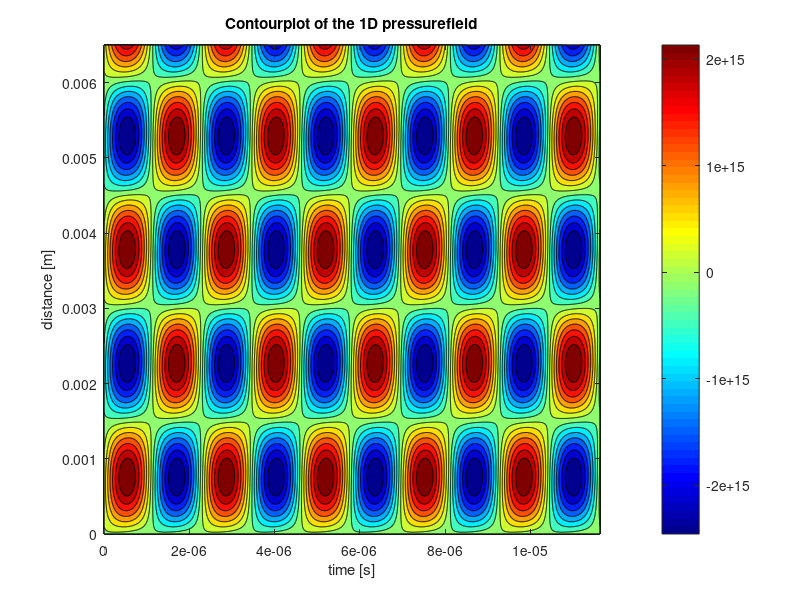
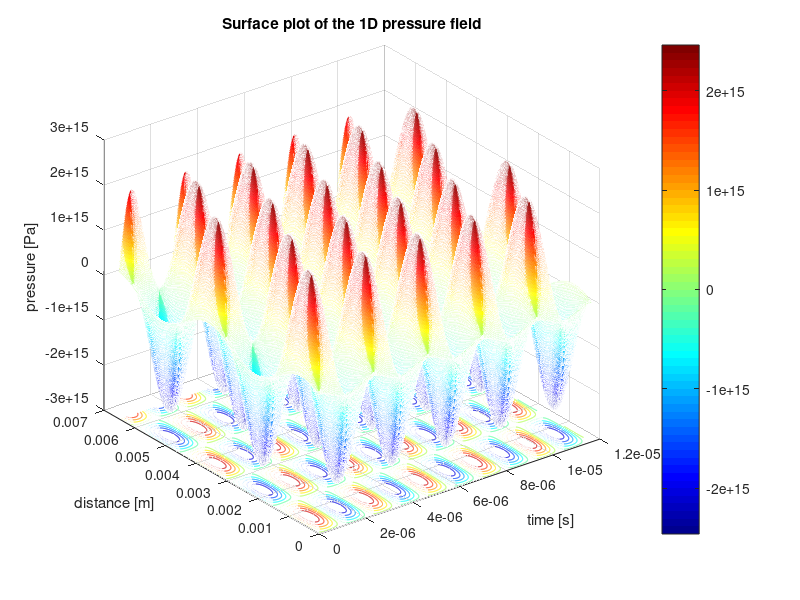

The MATLAB script that drew these images, in order:
close all;
clear all;
clc;
%% Parameter initialization

j = 1i;                                                                     % imaginary value
f = 4.3*10^5;                                                               % operating frequency [Hz]
omega = 2*pi*f;                                                             % operating frequency [rad/s] 
c_33 = 16.6*10^10;                                                          % Elastic compliance coefficient
c_n = c_33;                                                                 % Comes from the multilayer paper.
rho_n = 7.8*10^3;                                                           % density of the piezoelectric disc.
v_n = sqrt(c_n/rho_n);                                                      % wave speed of compressional waves in the piezoelectric plate
c_mn = v_n;                                                                 % sound velocity.
d_n = 2*10^-3;                                                              % thickness of the piezoelectric plate.
l_mn = d_n;                                                                 % thickness according to Sittig schwanzel.
f_mn = c_mn/(2*l_mn);                                                       % some specific frequency I guess.
%f_backing = c_backing/(2*l_backing);


gamma = omega * d_n/v_n;                                                    % 
eps_0=8.854*10^-12;          
eps_33=1200*eps_0;
s_33 = 14.2*10^-12;
d_33 = 265*10^-12;
h_33 = d_33/(s_33*eps_33);
k_n_squared = h_33^2 *eps_33/c_33;
k_squared = k_n_squared;
s = k_squared * sin(gamma)/gamma;
%gamma_mn = [pi*f/f_mn pi*f/f_backing];
r = 2.5*10^-3; 
S = pi*r^2;
C_0= S*eps_33/(d_n);
Z_0 = rho_n*v_n*S;
omega_mn = 2*pi*f_mn;
Z_mn = Z_0;
phi = sqrt(k_squared)*sqrt(omega_mn*c_mn*Z_mn/pi);
c = k_squared * (1-cos(gamma))/gamma;
A_mn = S;
Q_mn = rho_n;
Z_mn = A_mn * Q_mn; 

rho_Back = 7850;
c_Back = 3230;
r_Back = 2.5*10^-3;
S_Back = pi*r_Back^2;
Z_Back = rho_Back*c_Back*S_Back;  
Z_NB = Z_Back;       % not sure about this! As NB is the final layer, but front or back??

c_fluid = 1300;
Kin_Vis=32*10^-6; 




%% 4 port model matrix


T_11 = (cos(gamma) - s)/(1-s);
T_12 = (j*Z_0*(sin(gamma) - 2*c))/(1-s);
T_13 = -((cos(gamma) - 1)*phi)/(1-s);
T_14 = 0;
T_21 = (j*sin(gamma))/(Z_0*(1-s));
T_22 = (cos(gamma) - s)/(1-s);
T_23 = -(j*phi*sin(gamma))/(1-s);
T_24 = 0;
T_31 = 0;
T_32 = 0;
T_33 = 1;
T_34 = 0;
T_41 = -(j*sin(gamma))/(Z_0*(1-s)) * phi;
T_42 = -((cos(gamma) - 1)*phi)/(1-s);
T_43 = (j*omega*C_0)/(1-s);
T_44 = 1;

%% Intermediate layers (ex. glue layers, copper electrode, etceteraness)

r_copper = 2.5*10^-3;
A_copper = pi*r_copper^2;
rho_copper = 8920;
c_copper = 3570;
d_copper = 0.5*10^-3;
v_copper = sqrt(c_copper/rho_copper)

Z_copper = A_copper*rho_copper*c_copper;
gamma_copper = omega * d_copper/v_copper;

A_copper = [cos(gamma_copper) j*Z_copper*sin(gamma_copper); ...
    (j*sin(gamma_copper))/Z_copper cos(gamma_copper)];

rho_FP = 7850;
r_FP = 4.5*10^-3;
c_FP = 3230;
S_FP = pi*r_FP^2;
d_FP = 0.5*10^-3;
v_FP = sqrt(c_FP/rho_FP)

Z_FP = rho_FP*c_FP*S_FP;
gamma_FP = omega*d_FP/v_FP;

A_FP = [cos(gamma_FP) j*Z_FP*sin(gamma_FP); ...
    (j*sin(gamma_FP))/Z_FP cos(gamma_FP)];

A_m = A_copper;
A_b = A_m(1,1);
B_b = A_m(1,2);
C_b = A_m(2,1);
D_b = A_m(2,2);

Z_b = (A_b*Z_NB + B_b)/(C_b*Z_NB + D_b);

%% 2x2 matrices for parallel connection of piezoelectric layers

A_c = T_31 - T_33*(T_21*Z_b + T_11)/(T_23*Z_b + T_13);
B_c = T_32 - T_33*(T_22*Z_b + T_12)/(T_23*Z_b + T_13);
C_c = T_41 - T_43*(T_21*Z_b + T_11)/(T_23*Z_b + T_13);
D_c = T_42 - T_43*(T_22*Z_b + T_12)/(T_23*Z_b + T_13);

A_C = [A_c B_c; C_c D_c];

%% Final 2x2 matrix of Piezo stack

A_ps = A_C;
A = A_ps(1,1);
B = A_ps(1,2);
C = A_ps(2,1);
D = A_ps(2,2);


%% Sensitivity Functions

S_a=S;                               % effective face area of the transducer
rho_2=857;                           % density of the fluid ISO VG 32
c=1300;                              % compresisonal wave speed in fluid 
Z_r=S_a*c*rho_2;                     % Acoustic radiation impedance 


Z_E = (A*Z_r + B)/(C*Z_r + D);            % electrical input impedance
V_IL = Z_r/(A*Z_r + B);                   % voltage transfer ratio between input voltage and output force



V_M = 150;                                                                    % Input voltage
lambda =c_fluid/f;                                                                  % wavelength of the pressure field
F_surface = V_M * V_IL;                                                       % Total force on trasnducer surface
P_surface = F_surface/S;                                                  % pressure on the transducer surface

%% Translation to the 1D pressure field

damp_coeff =(2*Kin_Vis*omega^2)/(3*c_fluid^3);                                          % Damping coefficient for attenuation within the liquid
P_field = zeros(1000,1000);                                                   % A matrix is initialized for storing the (complex)
                                                                              % pressure values varying with time and distance.     
% A standing wave is produced by attenuation of the travelling wave and its 
% reflections resulting from rebounding at the boundaries (walls). During
% the reflection at the boundaries, energy is lost which can be represented
% by a reflection coefficient, which takes the number of reflections until
% total attenuation into account. There is distinguished between the
% reflection coefficient due to impact with the right and left wall.

R1 = 4.2736;                                                                % Left wall reflection coefficient.
R2 = 4.8295;                                                                % Right wall reflection coefficient.

t = linspace(0,10*pi/omega,1000);                                               % time duration during which the pressure field
                                                                            % is monitored.
x = linspace(0,5*0.0013,1000);                                              % Distance over which the pressure field is monitored.

% Here the P_field matrix is filled with the pressure amplitudes and phase
% shifts at a certain location in space and moment in time.
 for n = 1:1000
     for m = 1:1000
     P_field(n,m) = P_surface*(R1+1) * exp(1i*omega*t(m)-1i*x(n)*2*pi/lambda) ...
         - R2*P_surface * exp(1i*omega*t(m)+1i*(x(n))*2*pi/lambda);
      end
 end

%% Contourplots of the standing pressure wave

% 2D plot which shows the pressure minima and maxima of the pressure field
figure
contourf(t,x, real(P_field), 14); colormap jet; colorbar;
xlabel('time [s]'); ylabel('distance [m]'); title('Contourplot of the 1D pressurefield');

%% Surface plots of the standing pressure wave

% 3D animation of the pressure field
figure
meshc(t,x, real(P_field)); colormap jet; colorbar;
xlabel('time [s]'); ylabel('distance [m]'); zlabel('pressure [Pa]'); title('Surface plot of the 1D pressure field');









    
    